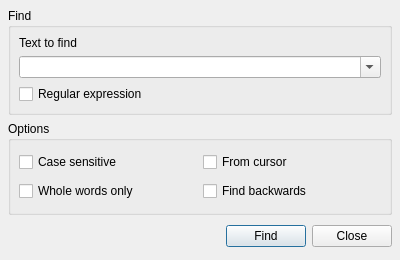
<ui version="4.0" >
 <author></author>
 <comment></comment>
 <exportmacro></exportmacro>
 <class>findDialog</class>
 <widget class="QDialog" name="findDialog" >
  <property name="geometry" >
   <rect>
    <x>0</x>
    <y>0</y>
    <width>400</width>
    <height>260</height>
   </rect>
  </property>
  <property name="windowTitle" >
   <string>Dialog</string>
  </property>
  <layout class="QVBoxLayout" >
   <property name="margin" >
    <number>8</number>
   </property>
   <property name="spacing" >
    <number>6</number>
   </property>
   <item>
    <widget class="QGroupBox" name="groupBox" >
     <property name="title" >
      <string>Find</string>
     </property>
     <layout class="QVBoxLayout" >
      <property name="margin" >
       <number>8</number>
      </property>
      <property name="spacing" >
       <number>6</number>
      </property>
      <item>
       <widget class="QLabel" name="label_2" >
        <property name="text" >
         <string>Text to find</string>
        </property>
       </widget>
      </item>
      <item>
       <widget class="QComboBox" name="textComboBox" >
        <property name="editable" >
         <bool>true</bool>
        </property>
       </widget>
      </item>
      <item>
       <layout class="QHBoxLayout" >
        <property name="margin" >
         <number>0</number>
        </property>
        <property name="spacing" >
         <number>6</number>
        </property>
        <item>
         <widget class="QCheckBox" name="regexpCheckBox" >
          <property name="text" >
           <string>Regular expression</string>
          </property>
         </widget>
        </item>
        <item>
         <spacer>
          <property name="orientation" >
           <enum>Qt::Horizontal</enum>
          </property>
          <property name="sizeHint" >
           <size>
            <width>40</width>
            <height>20</height>
           </size>
          </property>
         </spacer>
        </item>
       </layout>
      </item>
     </layout>
    </widget>
   </item>
   <item>
    <widget class="QGroupBox" name="groupBox_2" >
     <property name="title" >
      <string>Options</string>
     </property>
     <layout class="QGridLayout" >
      <property name="margin" >
       <number>8</number>
      </property>
      <property name="spacing" >
       <number>6</number>
      </property>
      <item row="1" column="0" >
       <widget class="QCheckBox" name="wholeCheckBox" >
        <property name="text" >
         <string>Whole words only</string>
        </property>
       </widget>
      </item>
      <item row="0" column="0" >
       <widget class="QCheckBox" name="caseCheckBox" >
        <property name="text" >
         <string>Case sensitive</string>
        </property>
       </widget>
      </item>
      <item row="0" column="1" >
       <widget class="QCheckBox" name="cursorCheckBox" >
        <property name="text" >
         <string>From cursor</string>
        </property>
       </widget>
      </item>
      <item row="1" column="1" >
       <widget class="QCheckBox" name="backwardCheckBox" >
        <property name="text" >
         <string>Find backwards</string>
        </property>
       </widget>
      </item>
     </layout>
    </widget>
   </item>
   <item>
    <layout class="QHBoxLayout" >
     <property name="margin" >
      <number>0</number>
     </property>
     <property name="spacing" >
      <number>6</number>
     </property>
     <item>
      <spacer>
       <property name="orientation" >
        <enum>Qt::Horizontal</enum>
       </property>
       <property name="sizeHint" >
        <size>
         <width>131</width>
         <height>31</height>
        </size>
       </property>
      </spacer>
     </item>
     <item>
      <widget class="QPushButton" name="findButton" >
       <property name="text" >
        <string>Find</string>
       </property>
      </widget>
     </item>
     <item>
      <widget class="QPushButton" name="closeButton" >
       <property name="text" >
        <string>Close</string>
       </property>
      </widget>
     </item>
    </layout>
   </item>
  </layout>
 </widget>
 <pixmapfunction></pixmapfunction>
 <resources/>
 <connections>
  <connection>
   <sender>closeButton</sender>
   <signal>clicked()</signal>
   <receiver>findDialog</receiver>
   <slot>close()</slot>
   <hints>
    <hint type="sourcelabel" >
     <x>369</x>
     <y>253</y>
    </hint>
    <hint type="destinationlabel" >
     <x>179</x>
     <y>282</y>
    </hint>
   </hints>
  </connection>
 </connections>
</ui>
